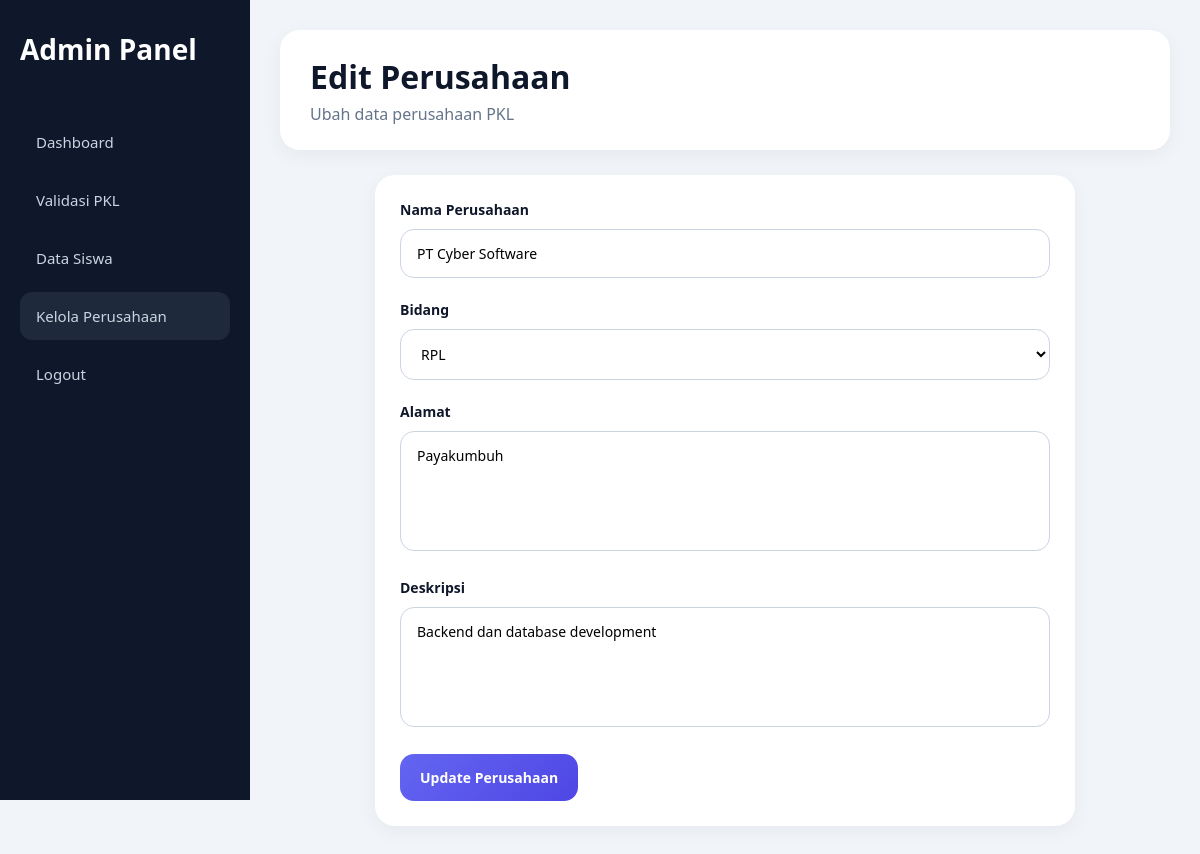
The app's page /dashboard/edit_perusahaan.php?id=5 (signed in) with its own data.
### tables this page shows
CREATE TABLE `perusahaan` (
  `id` int NOT NULL,
  `nama_perusahaan` varchar(150) DEFAULT NULL,
  `alamat` text,
  `deskripsi` text,
  `created_at` timestamp NULL DEFAULT CURRENT_TIMESTAMP,
  `bidang` varchar(100) NOT NULL
);

### dashboard/edit_perusahaan.php (the view, shortened to what this page needs)
<?php
include "../config/database.php";
$id = $_GET['id'];
$query = $conn->query("
    SELECT *
    FROM perusahaan
    WHERE id = '$id'
");
$data = $query->fetch_assoc();
?>
<!DOCTYPE html>
<html lang="id">
<head>
<link rel="stylesheet"
      href="../assets/dashboard.css">
</head>
<body>
<div class="sidebar">
    <div class="logo">
        Admin Panel
    </div>
    <a href="admin.php">
        Dashboard
    </a>
    <a href="validasi_pkl.php">
        Validasi PKL
    </a>
    <a href="data_siswa.php">
        Data Siswa
    </a>
    <a href="kelola_perusahaan.php"
       class="active">
        Kelola Perusahaan
    </a>
    <a href="../auth/logout.php">
        Logout
    </a>
</div>
<div class="main">
    <div class="topbar">
        <div>
            <h1>
                Edit Perusahaan
            </h1>
            <p>
                Ubah data perusahaan PKL
            </p>
        </div>
    </div>
    <div class="card form-card">
        <form method="POST">
            <div class="form-group">
                <label>
                    Nama Perusahaan
                </label>
                <input type="text"
                       name="nama_perusahaan"
                       value="<?= $data['nama_perusahaan']; ?>"
                       required>
            </div>
            <div class="form-group">
                <label>
                    Bidang
                </label>
                <select name="bidang"
                        required>
                    <option value="RPL"
                    <?= $data['bidang'] == 'RPL' ? 'selected' : ''; ?>>
                        RPL
                    </option>
                </select>
            </div>
            <div class="form-group">
                <label>
                    Alamat
                </label>
                <textarea name="alamat"
                          required><?= $data['alamat']; ?></textarea>
            </div>
            <div class="form-group">
                <label>
                    Deskripsi
                </label>
                <textarea name="deskripsi"
                          required><?= $data['deskripsi']; ?></textarea>
            </div>
            <button type="submit"
                    name="submit"
                    class="btn-submit">
                Update Perusahaan
            </button>
        </form>
    </div>
</div>
</body>
</html>

### assets/dashboard.css (style rules this page uses)
* { margin:0; padding:0; box-sizing:border-box; font-family:'Segoe UI',sans-serif; }
body { background:#f1f5f9; }
.sidebar { width:250px; height:100vh; background:#0f172a; position:fixed; left:0; top:0; padding:30px 20px; }
.logo { color:white; font-size:28px; font-weight:bold; margin-bottom:50px; }
.sidebar a { display:block; color:#cbd5e1; text-decoration:none; padding:14px 16px; border-radius:12px; margin-bottom:10px; transition:.3s; font-size:15px; }
.main { margin-left:250px; padding:30px; }
.topbar { background:white; padding:25px 30px; border-radius:20px; display:flex; justify-content:space-between; align-items:center; margin-bottom:25px; box-shadow:0 5px 20px rgba(0,0,0,.05); }
.topbar h1 { color:#0f172a; font-size:32px; }
.topbar p { color:#64748b; margin-top:5px; }
.card { background:white; padding:25px; border-radius:20px; box-shadow:0 5px 20px rgba(0,0,0,.05); }
.form-group { margin-bottom: 25px; }
.form-group label { display: block; margin-bottom: 10px; font-weight: 600; color: #1e293b; }
.form-group select { width: 100%; padding: 15px; border-radius: 14px; border: 1px solid #cbd5e1; background: #fff; font-size: 15px; transition: .3s; outline: none; }
.sidebar .active { background:#1e293b; }
.form-card { max-width:700px; margin:auto; }
.form-group { margin-bottom:22px; }
.form-group label { display:block; margin-bottom:10px; font-size:14px; font-weight:600; color:#0f172a; }
.form-group input, .form-group select, .form-group textarea { width:100%; padding:14px 16px; border-radius:14px; border:1px solid #cbd5e1; outline:none; font-size:14px; transition:.3s; background:white; }
.form-group textarea { min-height:120px; resize:none; }
.btn-submit { border:none; padding:14px 20px; border-radius:14px; background:linear-gradient( 135deg, #6366f1, #4f46e5 ); color:white; font-size:14px; font-weight:600; cursor:pointer; transition:.3s; }

### records on screen
perusahaan: nama_perusahaan "PT Cyber Software", bidang "RPL", alamat "Payakumbuh", deskripsi "Backend dan database development"
